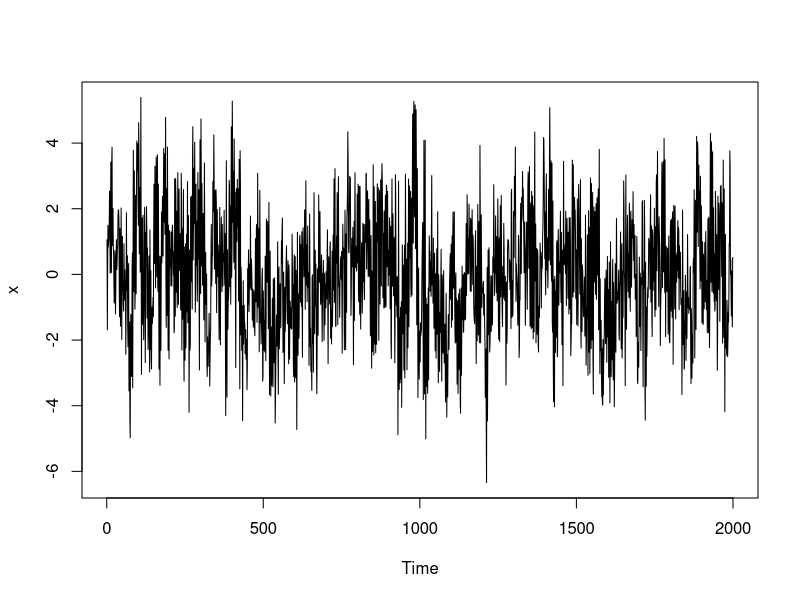
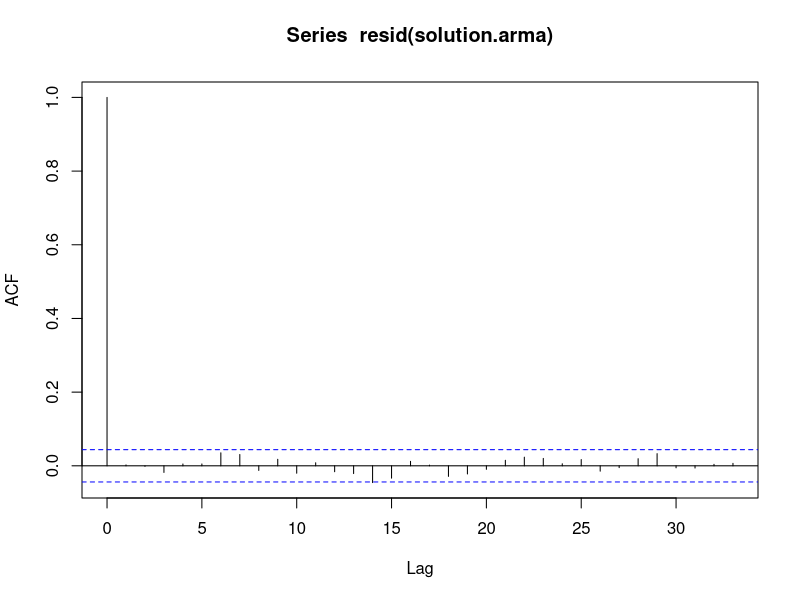

These figures' R source, in order:
# ARMA MODEL SIMULATION 

set.seed(3)

#we can construct an ARMA(p,q) simulation with the AR and MA components
x <- arima.sim(n=2000,model=list(ar=c(0.4,-0.2,0.6),ma=c(0.6,-0.4)))
plot(x)

#calculate the optimal q and p values with AIC
solution.aic <- Inf
solution.order <- c(0,0,0)

#we don't know the q and p parameters so lets generate several ARMA(p,q) models
#and choose the best according to the AIC
for(i in 1:4) for(j in 1:4) { 
  
  actual.aic <- AIC(arima(x,order=c(i,0,j),optim.control=list(maxit = 1000)))
  
  if( actual.aic < solution.aic){
    solution.aic <- actual.aic
    solution.order <- c(i,0,j)
    solution.arma <- arima(x,order=solution.order,optim.control=list(maxit = 1000))
  }
}

solution.aic
# 5711.891
solution.order
# 3 0 2
# ARMA model of AR(3) and MA(2)

solution.arma
# Call:
# arima(x = x, order = solution.order, optim.control = list(maxit = 1000))
# 
# Coefficients:
#         ar1      ar2     ar3     ma1      ma2  intercept
#       0.3948  -0.2361  0.5962  0.6233  -0.3767    -0.0363
# s.e.  0.0289   0.0193  0.0179  0.0354   0.0354     0.1137
# 
# sigma^2 estimated as 1.006:  log likelihood = -2848.95,  aic = 5711.89
# As you can see our ARMA model has been able to calculate the coefficients/parameters
# of our ARIMA simulation using the arima function and AIC diagnostic test as follows:
#         ar1      ar2     ar3     ma1      ma2  
#       0.3948  -0.2361  0.5962  0.6233  -0.3767    
# and the arima simulation coefficents: (ar=c(0.4,-0.2,0.6),ma=c(0.6,-0.4)).
# Note: make sure to set the seed first.

#no serial correlation in the residual y(t) series
acf(resid(solution.arma))

#let's apply Ljung-Box test
#if the p-value>0.05 it means that the residuals are independent
#at the 95% level so ARMA model is a good model
Box.test(resid(solution.arma),lag=20,type="Ljung-Box")
# Box-Ljung test
# 
# data:  resid(solution.arma)
# X-squared = 18.043, df = 20, p-value = 0.5846
# With a p value > 0.05 we can accept H0 the null hypothesis and determine
# that there is no autocorrelation in the residuals. Therefore this ARMA model of order 3,0,2
# can explain the autocorrelation and is working well.


